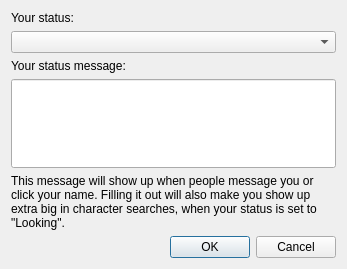
<?xml version="1.0" encoding="UTF-8"?>
<ui version="4.0">
 <class>StatusDialog</class>
 <widget class="QDialog" name="StatusDialog">
  <property name="geometry">
   <rect>
    <x>0</x>
    <y>0</y>
    <width>347</width>
    <height>269</height>
   </rect>
  </property>
  <property name="sizePolicy">
   <sizepolicy hsizetype="Minimum" vsizetype="Minimum">
    <horstretch>0</horstretch>
    <verstretch>0</verstretch>
   </sizepolicy>
  </property>
  <property name="windowTitle">
   <string>Set Status</string>
  </property>
  <layout class="QVBoxLayout" name="verticalLayout">
   <item>
    <widget class="QLabel" name="label">
     <property name="sizePolicy">
      <sizepolicy hsizetype="Preferred" vsizetype="Fixed">
       <horstretch>0</horstretch>
       <verstretch>0</verstretch>
      </sizepolicy>
     </property>
     <property name="text">
      <string>Your status:</string>
     </property>
    </widget>
   </item>
   <item>
    <widget class="QComboBox" name="statusSelect"/>
   </item>
   <item>
    <widget class="QLabel" name="label_2">
     <property name="sizePolicy">
      <sizepolicy hsizetype="Preferred" vsizetype="Fixed">
       <horstretch>0</horstretch>
       <verstretch>0</verstretch>
      </sizepolicy>
     </property>
     <property name="text">
      <string>Your status message:</string>
     </property>
    </widget>
   </item>
   <item>
    <widget class="QLineEdit" name="statusMessage">
     <property name="sizePolicy">
      <sizepolicy hsizetype="Expanding" vsizetype="Expanding">
       <horstretch>0</horstretch>
       <verstretch>0</verstretch>
      </sizepolicy>
     </property>
    </widget>
   </item>
   <item>
    <widget class="QLabel" name="label_3">
     <property name="text">
      <string>This message will show up when people message you or click your name. Filling it out will also make you show up extra big in character searches, when your status is set to &quot;Looking&quot;.</string>
     </property>
     <property name="wordWrap">
      <bool>true</bool>
     </property>
    </widget>
   </item>
   <item>
    <widget class="QDialogButtonBox" name="buttonBox">
     <property name="orientation">
      <enum>Qt::Horizontal</enum>
     </property>
     <property name="standardButtons">
      <set>QDialogButtonBox::Cancel|QDialogButtonBox::Ok</set>
     </property>
    </widget>
   </item>
  </layout>
 </widget>
 <resources/>
 <connections>
  <connection>
   <sender>buttonBox</sender>
   <signal>accepted()</signal>
   <receiver>StatusDialog</receiver>
   <slot>accept()</slot>
   <hints>
    <hint type="sourcelabel">
     <x>248</x>
     <y>254</y>
    </hint>
    <hint type="destinationlabel">
     <x>157</x>
     <y>274</y>
    </hint>
   </hints>
  </connection>
  <connection>
   <sender>buttonBox</sender>
   <signal>rejected()</signal>
   <receiver>StatusDialog</receiver>
   <slot>reject()</slot>
   <hints>
    <hint type="sourcelabel">
     <x>316</x>
     <y>260</y>
    </hint>
    <hint type="destinationlabel">
     <x>286</x>
     <y>274</y>
    </hint>
   </hints>
  </connection>
 </connections>
</ui>
